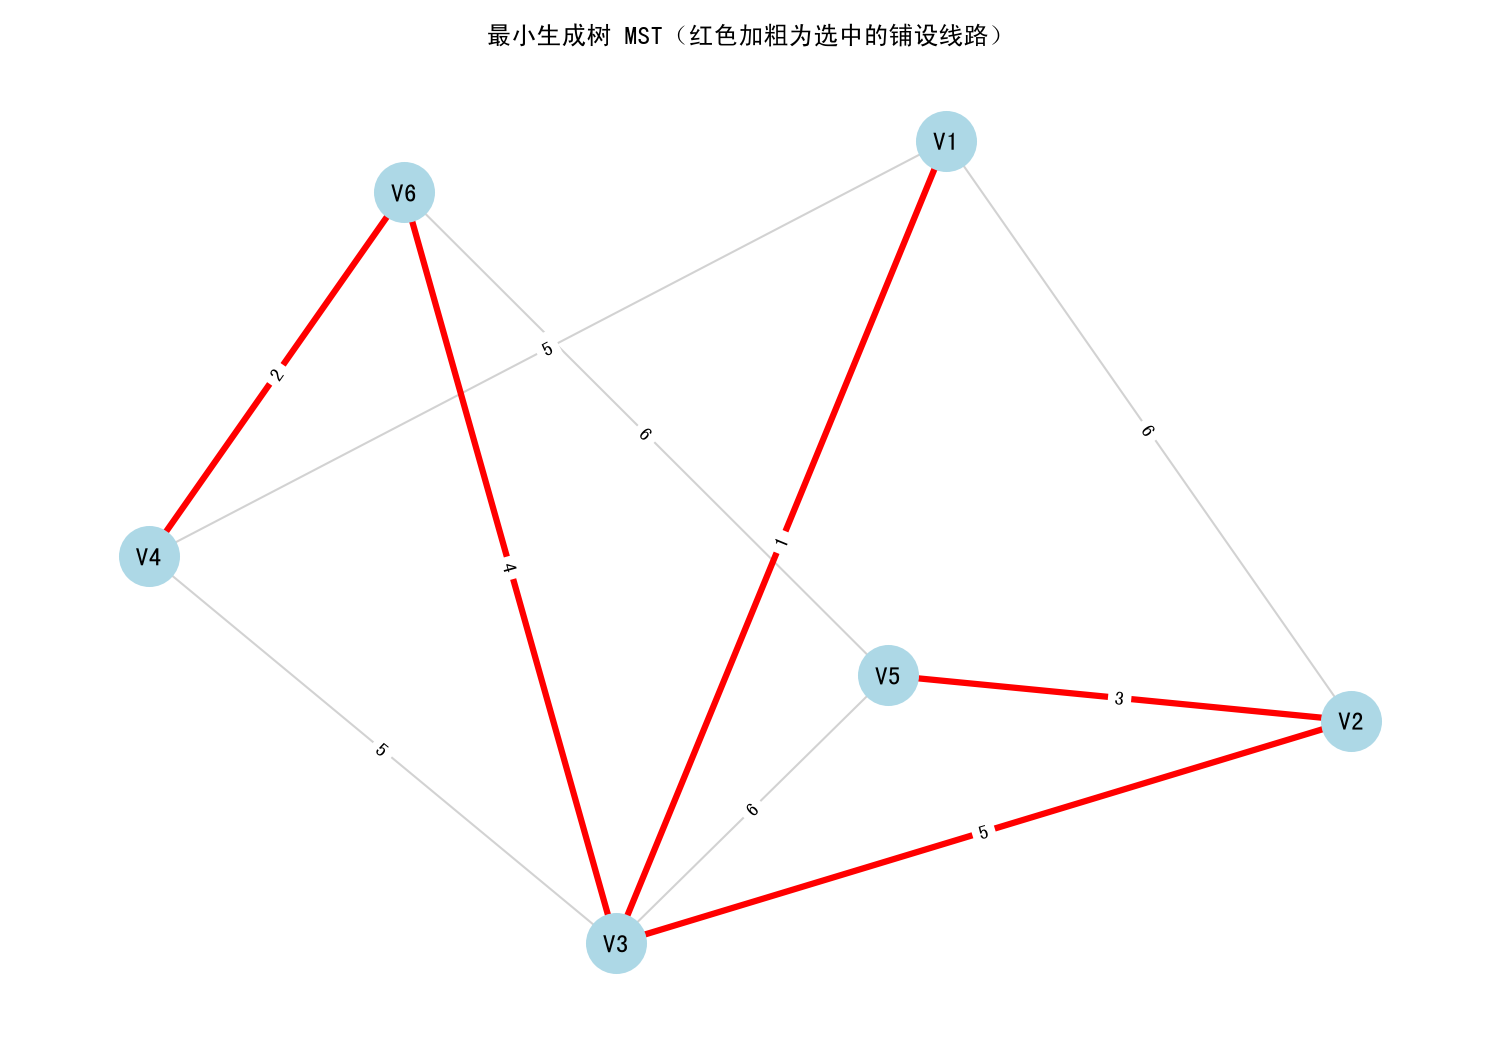

Generate this figure with Python:
# -*- coding: utf-8 -*-
"""
================================================================================
最小生成树（Minimum Spanning Tree, MST）—— Prim 与 Kruskal
================================================================================
功能：
    在「连通带权无向图」中，找一棵连接所有节点、总边权最小的树（无环、n-1 条边）。
    两种经典算法：
      - Prim   ：从一个点出发，每次贪心地把"离当前树最近的点"并进来（适合稠密图）
      - Kruskal：把所有边按权从小到大排序，用并查集逐条选不成环的边（适合稀疏图）
    两者结果的总权重一定相同（可能有多棵等权 MST）。

适用竞赛场景：
    - 管网/供水/电网/通信网铺设：用最小总成本把所有站点连通
    - 道路/光缆规划：以最小里程连接所有城镇
    - 聚类预处理：MST 断开最长边可做层次聚类

输入格式：
    邻接矩阵 W（无边=inf/0）或边列表 edges=[(u,v,w),...]；图需连通（无向）

输出：
    mst_edges  : MST 的边列表 [(u, v, w), ...]
    total_cost : MST 总权重

依赖：numpy, matplotlib；可选 networkx（pip install networkx，缺失自动降级）
================================================================================
"""

import numpy as np

import matplotlib
matplotlib.use('Agg')            # 无界面环境安全（测试用；用户本地可删）
import matplotlib.pyplot as plt
plt.rcParams['font.sans-serif'] = ['SimHei', 'Microsoft YaHei']  # 中文
plt.rcParams['axes.unicode_minus'] = False                        # 负号

try:
    import networkx as nx
    HAS_NX = True
except ImportError:
    HAS_NX = False
    print('[提示] 未安装 networkx，将只运行手写版。安装：pip install networkx')


def prim(edges, n, start=0):
    """手写 Prim 算法（邻接表 + 每轮扫描找最小连接边）。

    参数:
        edges : 无向图边列表 [(u, v, w), ...]
        n     : 节点数
        start : 起始节点
    返回:
        mst_edges : [(u, v, w), ...]，total_cost : 总权重
    思想：维护"已在树中"的点集，每次在跨越集合的边里选权最小的一条。
    """
    # 构邻接表
    adj = {i: [] for i in range(n)}
    for u, v, w in edges:
        adj[u].append((v, w))
        adj[v].append((u, w))

    in_tree = [False] * n
    in_tree[start] = True
    mst_edges, total = [], 0.0
    for _ in range(n - 1):
        best = None                       # (权重, u, v)：跨集合最小边
        for u in range(n):
            if not in_tree[u]:
                continue
            for v, w in adj[u]:
                if not in_tree[v] and (best is None or w < best[0]):
                    best = (w, u, v)
        if best is None:
            print('[警告] 图不连通，无法生成覆盖所有点的生成树。')
            break
        w, u, v = best
        in_tree[v] = True
        mst_edges.append((u, v, w))
        total += w
    return mst_edges, total


def kruskal(edges, n):
    """手写 Kruskal 算法（边排序 + 并查集判环）。

    参数:
        edges : 无向图边列表 [(u, v, w), ...]
        n     : 节点数
    返回:
        mst_edges : [(u, v, w), ...]，total_cost : 总权重
    思想：边按权升序，逐条加入；若两端已连通（成环）则跳过，用并查集判断。
    """
    parent = list(range(n))

    def find(x):                          # 并查集查根（带路径压缩）
        while parent[x] != x:
            parent[x] = parent[parent[x]]
            x = parent[x]
        return x

    mst_edges, total = [], 0.0
    for u, v, w in sorted(edges, key=lambda e: e[2]):   # 按权升序
        ru, rv = find(u), find(v)
        if ru != rv:                      # 不成环才选
            parent[ru] = rv
            mst_edges.append((u, v, w))
            total += w
    if len(mst_edges) < n - 1:
        print('[警告] 图不连通，得到的是最小生成森林。')
    return mst_edges, total


def mst_networkx(edges, n, algorithm='kruskal'):
    """networkx 库版对照，返回 (mst_edges, total_cost)。"""
    G = nx.Graph()
    G.add_nodes_from(range(n))
    for u, v, w in edges:
        G.add_edge(u, v, weight=w)
    T = nx.minimum_spanning_tree(G, algorithm=algorithm, weight='weight')
    mst_edges = [(u, v, d['weight']) for u, v, d in T.edges(data=True)]
    total = sum(w for _, _, w in mst_edges)
    return mst_edges, total


def plot_mst(edges, n, mst_edges, node_names, fname='03_最小生成树MST.png'):
    """画原图（灰）+ MST 边（红色加粗）。"""
    if not HAS_NX:
        print('[提示] 未安装 networkx，跳过绘图。')
        return
    G = nx.Graph()
    G.add_nodes_from(range(n))
    for u, v, w in edges:
        G.add_edge(u, v, weight=w)
    pos = nx.spring_layout(G, seed=42)
    plt.figure(figsize=(10, 7))
    nx.draw_networkx_nodes(G, pos, node_size=800, node_color='lightblue')
    nx.draw_networkx_edges(G, pos, width=1, alpha=0.35, edge_color='gray')

    mst_pairs = {frozenset((u, v)) for u, v, _ in mst_edges}
    hl = [(u, v) for u, v in G.edges() if frozenset((u, v)) in mst_pairs]
    nx.draw_networkx_edges(G, pos, edgelist=hl, width=3, edge_color='red')

    nx.draw_networkx_labels(G, pos, labels={i: node_names[i] for i in range(n)},
                            font_size=12)
    edge_labels = {(u, v): f"{d['weight']:g}" for u, v, d in G.edges(data=True)}
    nx.draw_networkx_edge_labels(G, pos, edge_labels=edge_labels, font_size=9)
    plt.title('最小生成树 MST（红色加粗为选中的铺设线路）')
    plt.axis('off')
    plt.tight_layout()
    plt.savefig(fname, dpi=150)
    plt.close()
    print(f'[图已保存] {fname}')


def print_mst(mst_edges, total, node_names, title):
    """打印 MST 结果。"""
    print(f'\n===== {title} =====')
    for u, v, w in mst_edges:
        print(f'  {node_names[u]} —— {node_names[v]}  权重 {w:g}')
    print(f'  总成本 = {total:g}')


if __name__ == '__main__':
    # ========================================================================
    # 👉 用你自己的国赛附件数据：把下面【示例数据】整段注释掉，改用这段
    #   import pandas as pd
    #   # 附件为"边表"：三列 起点, 终点, 权重（铺设成本/距离）——MST 用无向图
    #   df = pd.read_csv('附件_候选线路.csv', encoding='gbk')  # 乱码换 utf-8
    #   names = sorted(set(df['起点']) | set(df['终点']))
    #   idx = {name: k for k, name in enumerate(names)}
    #   node_names = names
    #   edges = [(idx[r['起点']], idx[r['终点']], float(r['权重']))
    #            for _, r in df.iterrows()]
    #   n = len(names)
    #   # 语义：把所有站点连通的最小总铺设成本，即 MST 总权重
    #   详见 01_数据预处理与可视化/00_CSV数据导入完全指南.py
    # ------------------------------------------------------------------------
    # 【示例数据】(仅供演示，替换为上面的真实数据后可删除)
    # 6 个村镇的候选供水管线，边权=铺设成本（万元），求连通全部的最小成本
    node_names = ['V1', 'V2', 'V3', 'V4', 'V5', 'V6']
    edges = [
        (0, 1, 6), (0, 2, 1), (0, 3, 5),
        (1, 2, 5), (1, 4, 3),
        (2, 3, 5), (2, 4, 6), (2, 5, 4),
        (3, 5, 2),
        (4, 5, 6),
    ]
    n = len(node_names)

    # 手写 Prim
    e_prim, c_prim = prim(edges, n, start=0)
    print_mst(e_prim, c_prim, node_names, '手写 Prim')

    # 手写 Kruskal
    e_krus, c_krus = kruskal(edges, n)
    print_mst(e_krus, c_krus, node_names, '手写 Kruskal')

    print(f'\nPrim 与 Kruskal 总成本一致：{abs(c_prim - c_krus) < 1e-9}')

    # networkx 对照
    if HAS_NX:
        e_nx, c_nx = mst_networkx(edges, n, algorithm='kruskal')
        print_mst(e_nx, c_nx, node_names, 'networkx 库版对照')
        print(f'与手写版总成本一致：{abs(c_krus - c_nx) < 1e-9}')

    # 可视化
    plot_mst(edges, n, e_krus, node_names)
